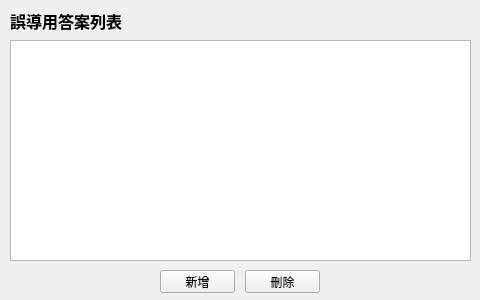
<?xml version="1.0" encoding="UTF-8"?>
<ui version="4.0">
 <class>MisleadingAnsWindow</class>
 <widget class="QWidget" name="MisleadingAnsWindow">
  <property name="geometry">
   <rect>
    <x>0</x>
    <y>0</y>
    <width>480</width>
    <height>300</height>
   </rect>
  </property>
  <property name="sizePolicy">
   <sizepolicy hsizetype="Fixed" vsizetype="Fixed">
    <horstretch>0</horstretch>
    <verstretch>0</verstretch>
   </sizepolicy>
  </property>
  <property name="minimumSize">
   <size>
    <width>0</width>
    <height>0</height>
   </size>
  </property>
  <property name="windowTitle">
   <string>Form</string>
  </property>
  <widget class="QLabel" name="title">
   <property name="geometry">
    <rect>
     <x>10</x>
     <y>10</y>
     <width>141</width>
     <height>21</height>
    </rect>
   </property>
   <property name="font">
    <font>
     <pointsize>12</pointsize>
     <bold>true</bold>
    </font>
   </property>
   <property name="text">
    <string>誤導用答案列表</string>
   </property>
  </widget>
  <widget class="QListWidget" name="misleading_ans_list">
   <property name="geometry">
    <rect>
     <x>10</x>
     <y>40</y>
     <width>461</width>
     <height>221</height>
    </rect>
   </property>
   <property name="selectionMode">
    <enum>QAbstractItemView::ExtendedSelection</enum>
   </property>
   <property name="selectionBehavior">
    <enum>QAbstractItemView::SelectRows</enum>
   </property>
  </widget>
  <widget class="QPushButton" name="del_mis_ans_btn">
   <property name="geometry">
    <rect>
     <x>245</x>
     <y>270</y>
     <width>75</width>
     <height>23</height>
    </rect>
   </property>
   <property name="text">
    <string>刪除</string>
   </property>
  </widget>
  <widget class="QPushButton" name="add_mis_ans_btn">
   <property name="geometry">
    <rect>
     <x>160</x>
     <y>270</y>
     <width>75</width>
     <height>23</height>
    </rect>
   </property>
   <property name="text">
    <string>新增</string>
   </property>
  </widget>
 </widget>
 <resources/>
 <connections/>
</ui>
